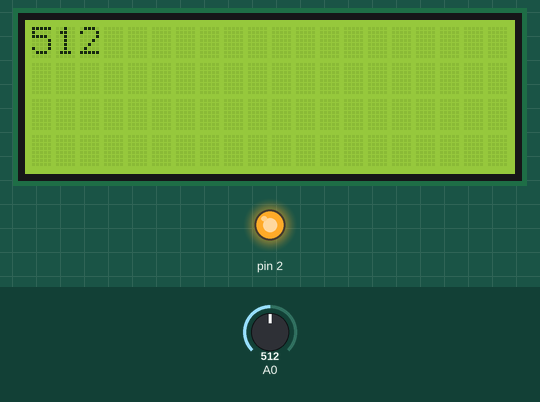
Recording of a sketch running on a simulated Arduino Uno, built with avr-gcc and run on an emulated ATmega328P. Parts: 20×4 character LCD, output pins drawn as LEDs (lit = HIGH). The inputs (shaded band) are chosen by the test bench; at power-on: A0 = 512. What the sketch prints to the serial monitor is not drawn.

Above: at 1.2 s.
1.3 s: A0 set to 716
At 2.7 s:
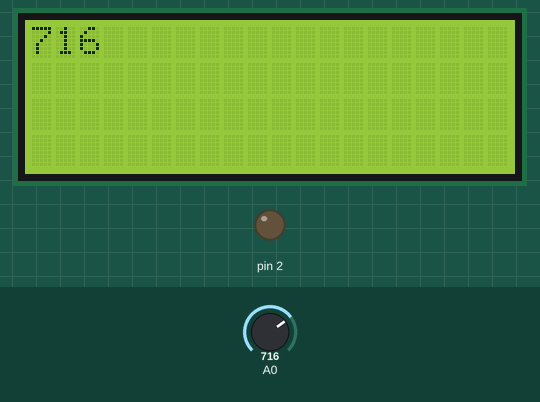
4.3 s: A0 set to 900
At 5.7 s:
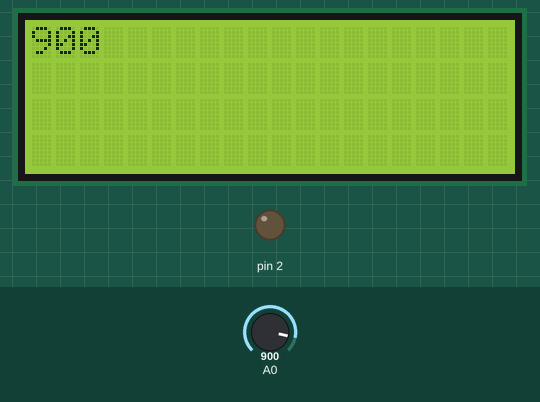
7.3 s: A0 set to 1023
At 8.8 s:
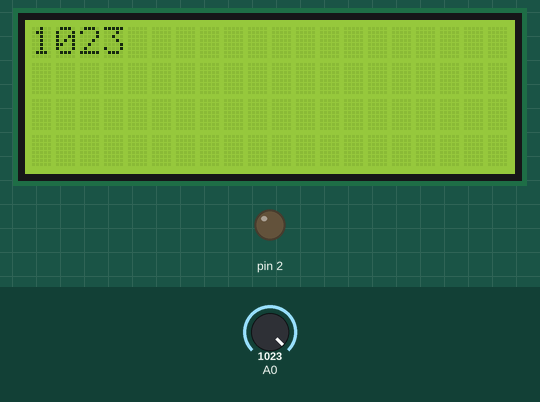
Timing chart, 0 to 10.3 s (numbered marks = the images above; inputs shaded):
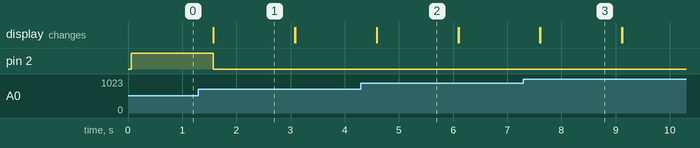

Measured:
- after the input at 1.3 s, the display: first differs from a run without the input after 0.28 s (image 1)
- after the input at 4.3 s, the display: first differs from a run without the input after 0.29 s (image 2)
- after the input at 7.3 s, the display: first differs from a run without the input after 0.31 s (image 3)
- what the display in image 1 shows lasts 1.5 s, from 1.6 s to 3.1 s

The sketch:

jardin_autonome.ino
```cpp
#include <LiquidCrystal_I2C.h>

LiquidCrystal_I2C lcd(0x3F,20,4);

void setup()
{
Serial.begin(9600);
lcd.init();
pinMode(2, OUTPUT);
digitalWrite(2, 1);
}


void loop()
{
lcd.backlight();
// Envoi du message
lcd.setCursor(0, 0);
lcd.print(analogRead(A0));
Serial.println(analogRead(A0));
delay(1500);
lcd.clear();
if (analogRead(A0)<50){
  digitalWrite(2, 1);
}
else{
  digitalWrite(2, 0);
}
}
```
